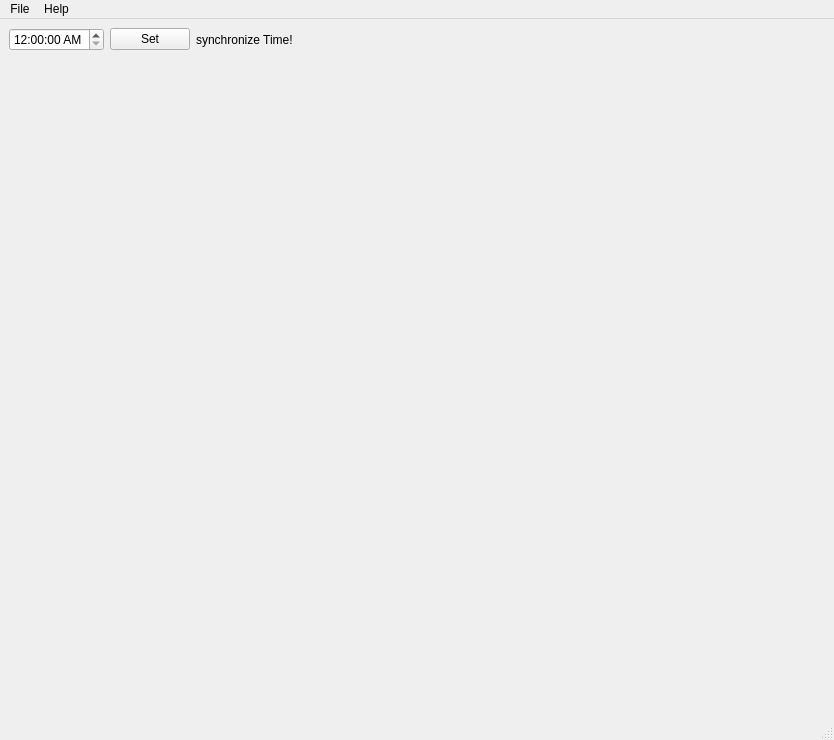
<?xml version="1.0" encoding="UTF-8"?>
<ui version="4.0">
 <class>flowMonitor</class>
 <widget class="QMainWindow" name="flowMonitor">
  <property name="geometry">
   <rect>
    <x>0</x>
    <y>0</y>
    <width>834</width>
    <height>740</height>
   </rect>
  </property>
  <property name="windowTitle">
   <string>flowMonitor</string>
  </property>
  <widget class="QWidget" name="centralwidget">
   <layout class="QGridLayout" name="gridLayout">
    <item row="1" column="0" colspan="4">
     <widget class="vtkQtChartWidget" name="realTimeChartWidget" native="true"/>
    </item>
    <item row="2" column="0" colspan="4">
     <widget class="vtkQtChartWidget" name="medTimeChartWidget" native="true"/>
    </item>
    <item row="3" column="0" colspan="4">
     <widget class="vtkQtChartWidget" name="longTimeChartWidget" native="true"/>
    </item>
    <item row="0" column="0">
     <widget class="QTimeEdit" name="ctTimeDisplay">
      <property name="enabled">
       <bool>true</bool>
      </property>
      <property name="displayFormat">
       <string>h:mm:ss AP</string>
      </property>
     </widget>
    </item>
    <item row="0" column="1">
     <widget class="QPushButton" name="buttonSetTime">
      <property name="text">
       <string>Set</string>
      </property>
     </widget>
    </item>
    <item row="0" column="3">
     <spacer name="horizontalSpacer">
      <property name="orientation">
       <enum>Qt::Horizontal</enum>
      </property>
      <property name="sizeHint" stdset="0">
       <size>
        <width>40</width>
        <height>20</height>
       </size>
      </property>
     </spacer>
    </item>
    <item row="0" column="2">
     <widget class="QLabel" name="infoLabel">
      <property name="text">
       <string>synchronize Time!</string>
      </property>
     </widget>
    </item>
   </layout>
  </widget>
  <widget class="QMenuBar" name="menubar">
   <property name="geometry">
    <rect>
     <x>0</x>
     <y>0</y>
     <width>834</width>
     <height>23</height>
    </rect>
   </property>
   <widget class="QMenu" name="menuFile">
    <property name="title">
     <string>File</string>
    </property>
    <addaction name="actionCalibrate"/>
    <addaction name="actionSave"/>
   </widget>
   <widget class="QMenu" name="menuHelp">
    <property name="layoutDirection">
     <enum>Qt::LeftToRight</enum>
    </property>
    <property name="title">
     <string>Help</string>
    </property>
    <addaction name="actionAbout"/>
   </widget>
   <addaction name="menuFile"/>
   <addaction name="menuHelp"/>
  </widget>
  <widget class="QStatusBar" name="statusbar"/>
  <action name="actionAbout">
   <property name="text">
    <string>About</string>
   </property>
   <property name="statusTip">
    <string>Info about this Application</string>
   </property>
  </action>
  <action name="actionCalibrate">
   <property name="text">
    <string>&amp;Calibrate</string>
   </property>
  </action>
  <action name="actionSave">
   <property name="text">
    <string>&amp;Save Log</string>
   </property>
  </action>
 </widget>
 <customwidgets>
  <customwidget>
   <class>vtkQtChartWidget</class>
   <extends></extends>
   <header>vtkQtChartWidget.h</header>
  </customwidget>
 </customwidgets>
 <resources/>
 <connections/>
</ui>
